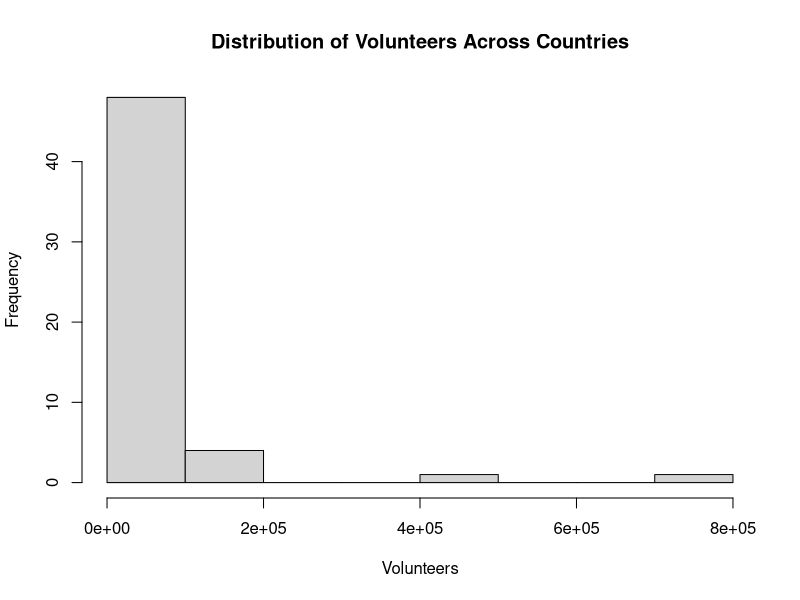

This figure's R source:
## ---- chunk 1
require("knitr")
#opts_knit$set(root.dir = ) #use this to set your working directory so knitr understands it. By default the working directory is the same folder as where this Rmd document is saved on your computer
## ---- chunk 2
countrytotal <- read.csv("countrytotals.csv")
library(ggplot2)

## ---- chunk 3

#hint order(datacolumn, decreasing=TRUE) will give you the ranking of the countries by the values in the data column
#you can use this to re-order the country data frame, ordering it from the country with the most trash picked up to the least

countrytotals_ordered <- countrytotal[order(countrytotal$total, decreasing = TRUE),]
##Nigeria, Philippines,Switzerland, India, Togo


## ---- chunk 4
hist(countrytotal$volunteers,
     main = "Distribution of Volunteers Across Countries",
     xlab = "Volunteers",
     ylab= "Frequency", 
     )


## ---- chunk 5
##total trash/volunteer
countrytotal$trueplastic <- countrytotal$total/countrytotal$volunteers

## ---- chunk 6


## ---- chunk 7


## ---- chunk 8

## ---- chunk 9

